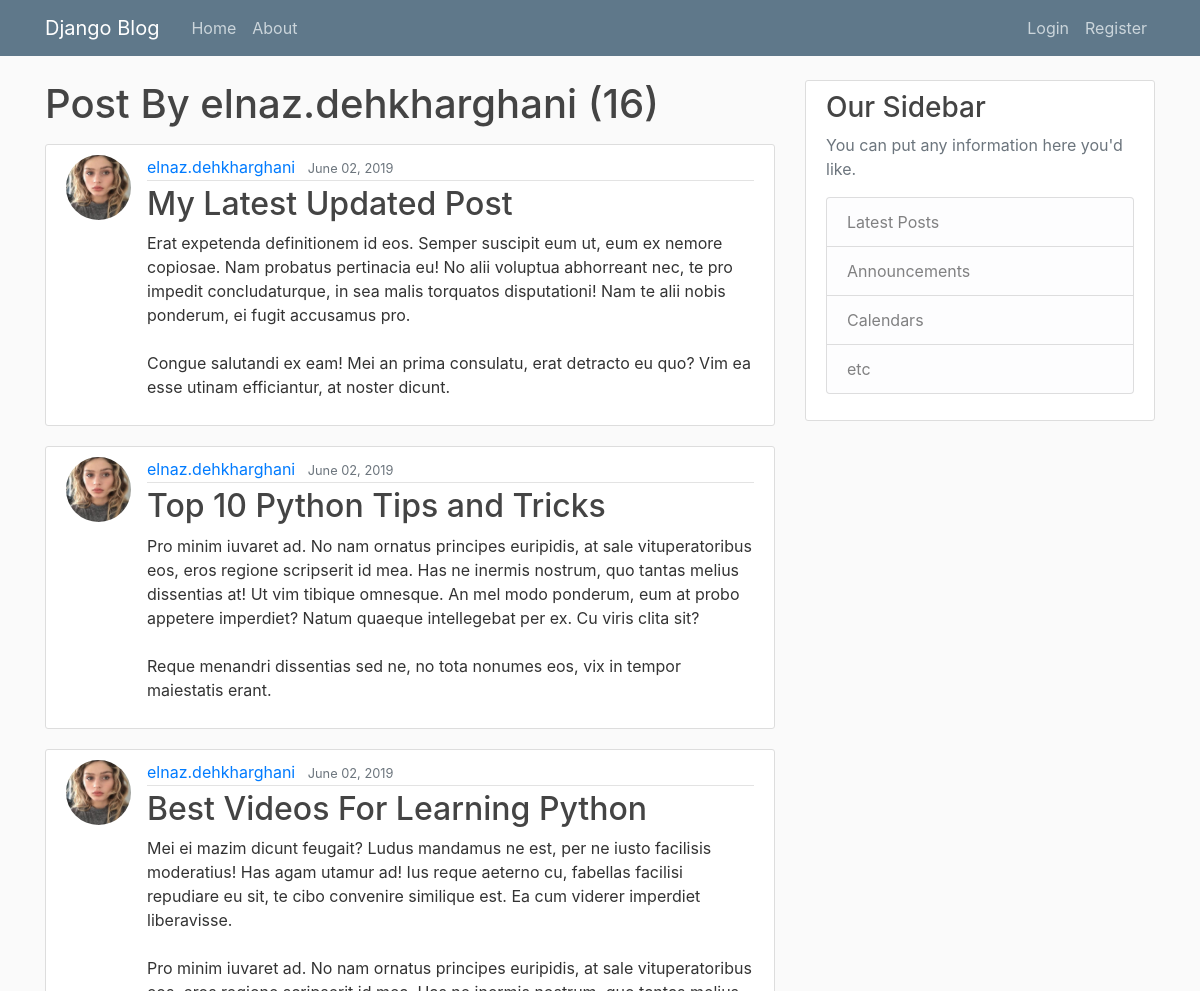
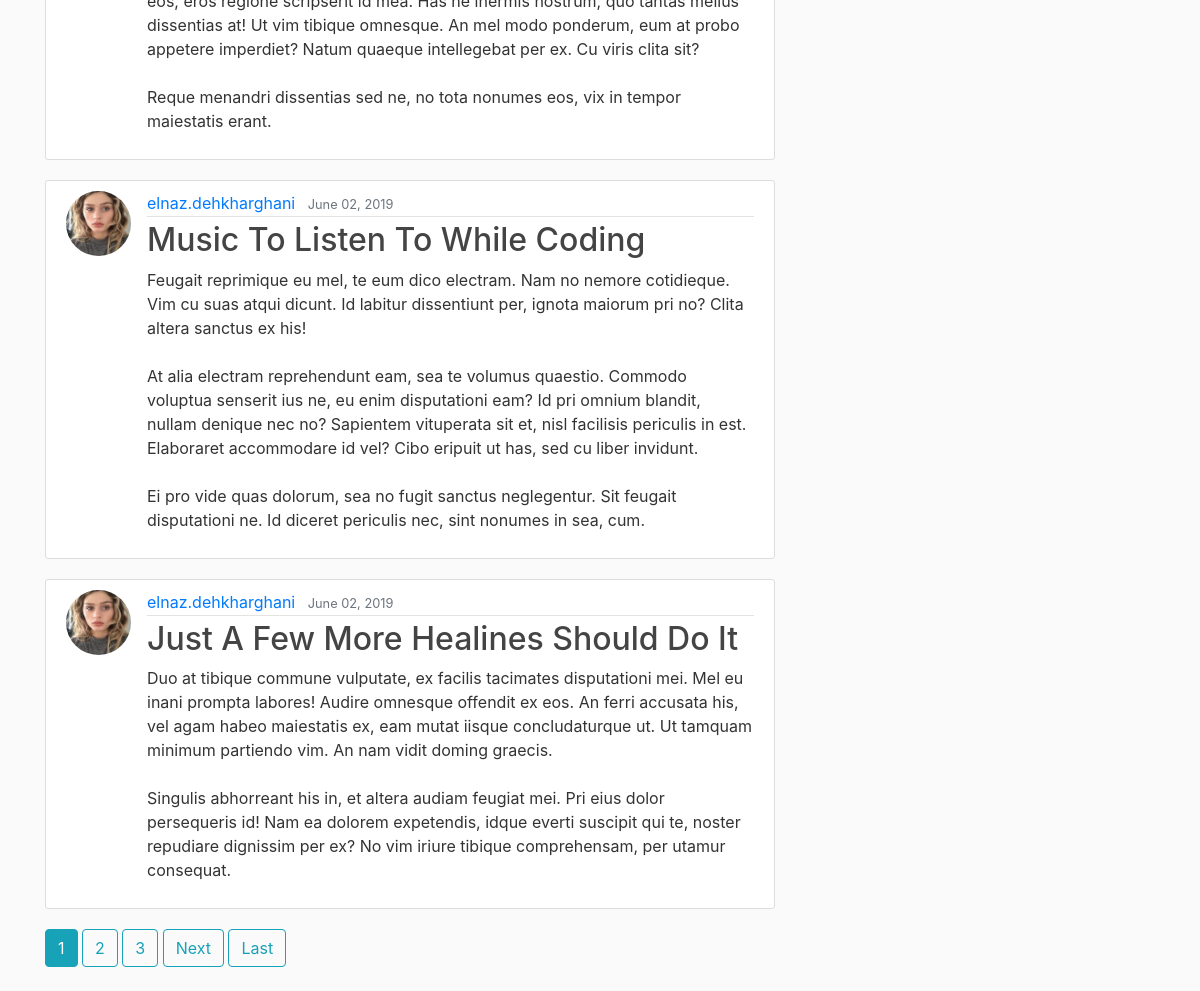
Before: /user/elnaz.dehkharghani with the older database file (2 pictures, top to bottom).
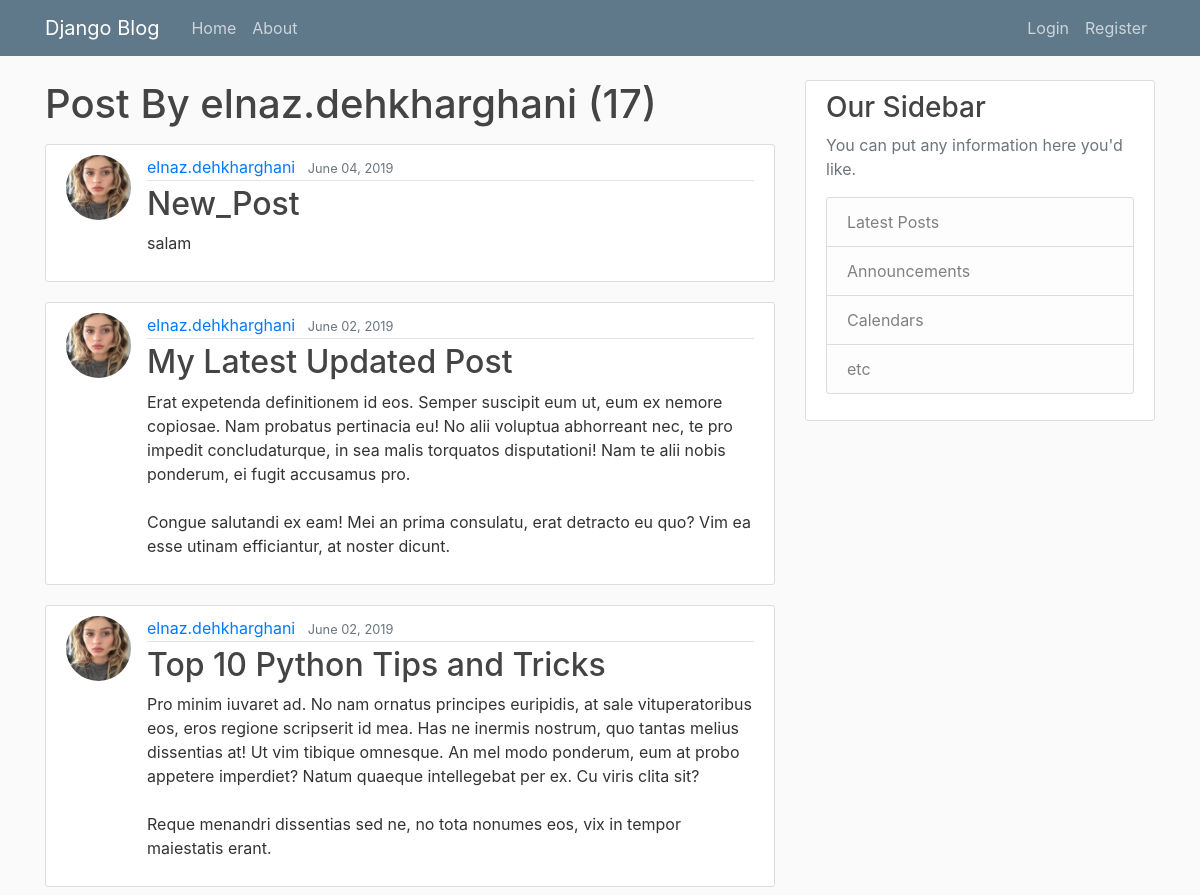
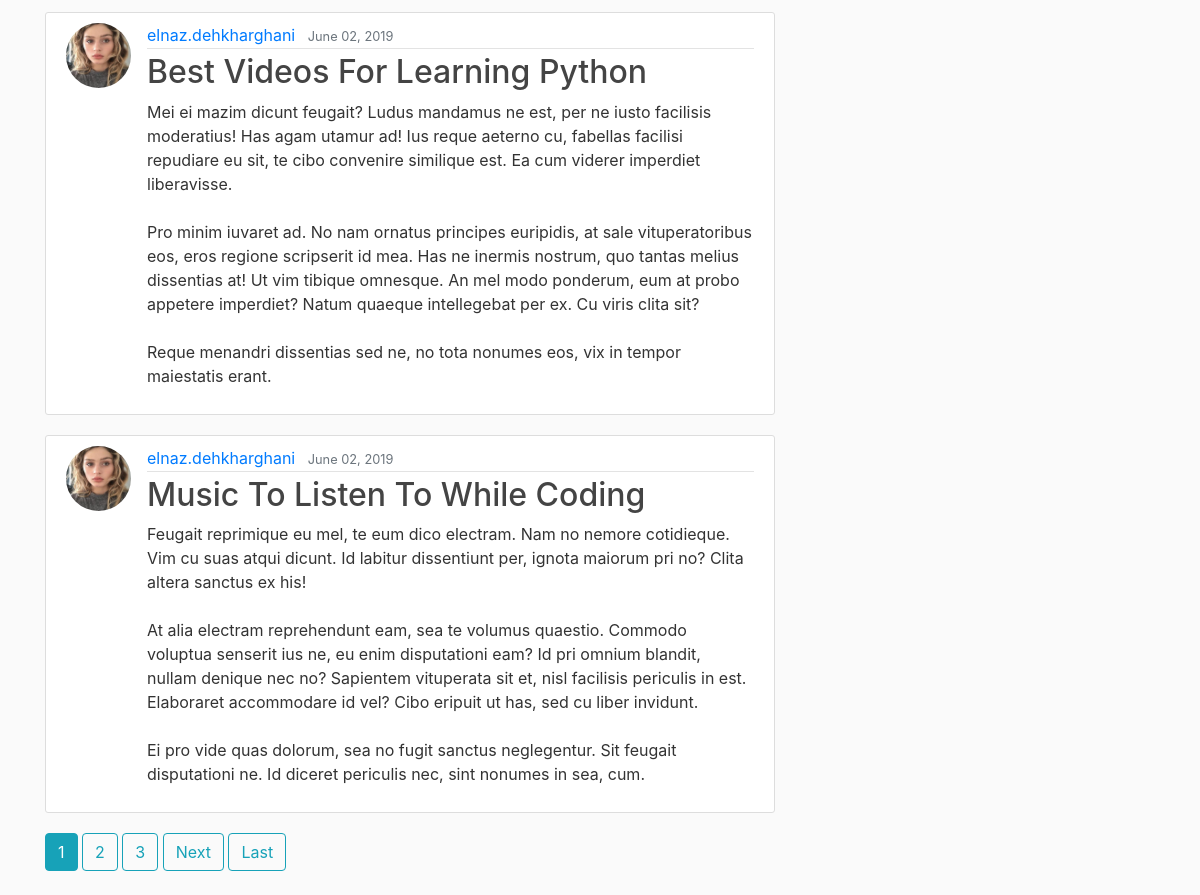
After: the same page with the newer database file (2 pictures, top to bottom).
### blog/models.py (models this page shows, shortened)
class Post(models.Model):
    title = models.CharField(max_length=100)
    content = models.TextField()
    date_posted = models.DateTimeField(default=timezone.now)
    author = models.ForeignKey(User, on_delete=models.CASCADE)

### users/models.py (models this page shows, shortened)
class Profile(models.Model):
    user = models.OneToOneField(User, on_delete=models.CASCADE)
    image = models.ImageField(default='default.jpg', upload_to='profile_pics')

### blog/views.py (the view)
# urls.py: path('user/<str:username>', UserPostListView.as_view(), name='user-posts'),
class UserPostListView(ListView):
    model = Post
    template_name = 'blog/user_posts.html'  # <app>/<model>_<viewtype>.html
    context_object_name = 'posts'
    paginate_by = 5
    def get_queryset(self):
      user = get_object_or_404(User, username= self.kwargs.get('username'))
      return Post.objects.filter(author=user).order_by('-date_posted')

### blog/templates/blog/user_posts.html (shortened to what this page needs)
{% extends "blog/base.html" %}
{% block content %}
     <h1 class="mb-3">Post By {{ view.kwargs.username }} ({{ page_obj.paginator.count}}) </h1>
    {% for post in posts %}
            <article class="media content-section">
                <img class="rounded-circle article-img" src="{{ post.author.profile.image.url }}">
              <div class="media-body">
                <div class="article-metadata">
                  <a class="mr-2" href="{% url 'user-posts' post.author.username %}">{{ post.author }}</a>
                  <small class="text-muted">{{ post.date_posted|date:"F d, Y" }}</small>
                </div>
                <h2><a class="article-title" href="{% url 'post-detail' post.id  %}">{{ post.title }}</a></h2>
                <p class="article-content">{{ post.content }}</p>
              </div>
            </article>
    {% endfor %}
    {% if is_paginated %}
      {% for num in page_obj.paginator.page_range %}
        {% if page_obj.number == num %}
            <a class="btn btn-info mb-4" href="?page={{ num }}">{{ num }}</a>
        {% elif num > page_obj.number|add:'-3' and num < page_obj.number|add:'3' %}
            <a class="btn btn-outline-info mb-4" href="?page={{ num }}" >{{ num }}</a>
         {% endif %}
      {% endfor %}
      {% if page_obj.has_next %}
        <a class="btn btn-outline-info mb-4" href="?page={{ page_obj.next_page_number}}">Next</a>
        <a class="btn btn-outline-info mb-4" href="?page={{ page_obj.paginator.num_pages}}">Last</a>
      {% endif %}
    {% endif %}
{% endblock content %}

Changed rows visible on the page:
no longer on this page (row unchanged): Post: author.profile.image (picture), author "elnaz.dehkharghani", date_posted "June 02, 2019", title "Just A Few More Healines Should Do It", content "Duo at tibique commune vulputate, ex facilis tacimates disputationi mei. Mel eu inani prompta labores! Audire omnesque offendit ex eos. An ferri accusata his, vel agam habeo maiestatis ex, eam mutat iisque concludaturque ut. Ut tamquam minimum partiendo vim. An nam vidit doming graecis. Singulis abhorreant his in, et altera audiam feugiat mei. Pri eius dolor persequeris id! Nam ea dolorem expetendis, idque everti suscipit qui te, noster repudiare dignissim per ex? No vim iriure tibique comprehensam, per utamur consequat."
added Post: author.profile.image (picture), author "elnaz.dehkharghani", date_posted "June 04, 2019", title "New_Post", content "salam"
Other visible differences:
{{ page_obj.paginator.count }}: "16" → "17"
